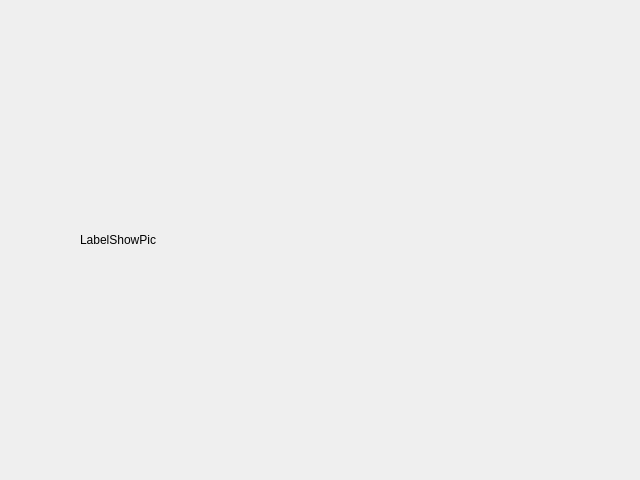
<?xml version="1.0" encoding="UTF-8"?>
<ui version="4.0">
 <class>DlgShowPic</class>
 <widget class="QDialog" name="DlgShowPic">
  <property name="geometry">
   <rect>
    <x>0</x>
    <y>0</y>
    <width>640</width>
    <height>480</height>
   </rect>
  </property>
  <property name="windowTitle">
   <string>Dialog</string>
  </property>
  <widget class="QLabel" name="LabelShowPic">
   <property name="geometry">
    <rect>
     <x>80</x>
     <y>0</y>
     <width>480</width>
     <height>480</height>
    </rect>
   </property>
   <property name="text">
    <string>LabelShowPic</string>
   </property>
  </widget>
 </widget>
 <resources/>
 <connections/>
</ui>
